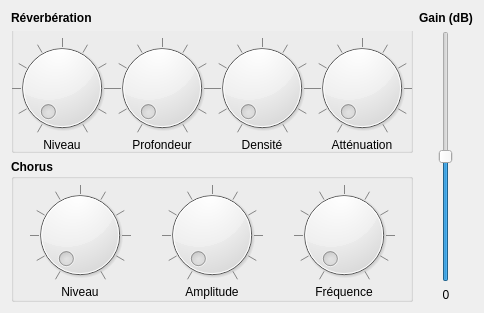
          <widget class="QFrame" name="soundFrame">
           <layout class="QGridLayout" name="gridLayout_7">
            <item row="1" column="1" rowspan="2">
             <layout class="QVBoxLayout" name="verticalLayout_4">
              <item>
               <widget class="QSlider" name="sliderGain">
                <property name="sizePolicy">
                 <sizepolicy hsizetype="Preferred" vsizetype="Expanding">
                  <horstretch>0</horstretch>
                  <verstretch>0</verstretch>
                 </sizepolicy>
                </property>
                <property name="minimum">
                 <number>-50</number>
                </property>
                <property name="maximum">
                 <number>50</number>
                </property>
                <property name="orientation">
                 <enum>Qt::Vertical</enum>
                </property>
                <property name="tickPosition">
                 <enum>QSlider::NoTicks</enum>
                </property>
                <property name="tickInterval">
                 <number>25</number>
                </property>
               </widget>
              </item>
              <item>
               <widget class="QLabel" name="labelGain">
                <property name="minimumSize">
                 <size>
                  <width>30</width>
                  <height>0</height>
                 </size>
                </property>
                <property name="text">
                 <string notr="true">0</string>
                </property>
                <property name="alignment">
                 <set>Qt::AlignCenter</set>
                </property>
               </widget>
              </item>
             </layout>
            </item>
            <item row="0" column="1">
             <widget class="QLabel" name="label_33">
              <property name="font">
               <font>
                <weight>75</weight>
                <bold>true</bold>
               </font>
              </property>
              <property name="text">
               <string>Gain (dB)</string>
              </property>
             </widget>
            </item>
            <item row="2" column="0">
             <widget class="QGroupBox" name="groupBoxChorus">
              <property name="sizePolicy">
               <sizepolicy hsizetype="Expanding" vsizetype="Preferred">
                <horstretch>0</horstretch>
                <verstretch>0</verstretch>
               </sizepolicy>
              </property>
              <property name="font">
               <font>
                <weight>75</weight>
                <bold>true</bold>
               </font>
              </property>
              <property name="title">
               <string>Chorus</string>
              </property>
              <property name="alignment">
               <set>Qt::AlignLeading|Qt::AlignLeft|Qt::AlignTop</set>
              </property>
              <property name="flat">
               <bool>true</bool>
              </property>
              <layout class="QGridLayout" name="gridLayout_3">
               <property name="leftMargin">
                <number>0</number>
               </property>
               <property name="topMargin">
                <number>6</number>
               </property>
               <property name="rightMargin">
                <number>0</number>
               </property>
               <property name="bottomMargin">
                <number>0</number>
               </property>
               <property name="spacing">
                <number>0</number>
               </property>
               <item row="1" column="0">
                <widget class="QLabel" name="label_10">
                 <property name="font">
                  <font>
                   <weight>50</weight>
                   <bold>false</bold>
                  </font>
                 </property>
                 <property name="text">
                  <string>Niveau</string>
                 </property>
                 <property name="alignment">
                  <set>Qt::AlignCenter</set>
                 </property>
                </widget>
               </item>
               <item row="0" column="2">
                <widget class="QDial" name="dialChoFrequence">
                 <property name="maximum">
                  <number>100</number>
                 </property>
                 <property name="notchTarget">
                  <double>10.000000000000000</double>
                 </property>
                 <property name="notchesVisible">
                  <bool>true</bool>
                 </property>
                </widget>
               </item>
               <item row="0" column="0">
                <widget class="QDial" name="dialChoNiveau">
                 <property name="minimumSize">
                  <size>
                   <width>0</width>
                   <height>100</height>
                  </size>
                 </property>
                 <property name="maximum">
                  <number>100</number>
                 </property>
                 <property name="notchTarget">
                  <double>10.000000000000000</double>
                 </property>
                 <property name="notchesVisible">
                  <bool>true</bool>
                 </property>
                </widget>
               </item>
               <item row="1" column="2">
                <widget class="QLabel" name="label_12">
                 <property name="font">
                  <font>
                   <weight>50</weight>
                   <bold>false</bold>
                  </font>
                 </property>
                 <property name="text">
                  <string>Fréquence</string>
                 </property>
                 <property name="alignment">
                  <set>Qt::AlignCenter</set>
                 </property>
                </widget>
               </item>
               <item row="1" column="1">
                <widget class="QLabel" name="label_11">
                 <property name="font">
                  <font>
                   <weight>50</weight>
                   <bold>false</bold>
                  </font>
                 </property>
                 <property name="text">
                  <string>Amplitude</string>
                 </property>
                 <property name="alignment">
                  <set>Qt::AlignCenter</set>
                 </property>
                </widget>
               </item>
               <item row="0" column="1">
                <widget class="QDial" name="dialChoAmplitude">
                 <property name="maximum">
                  <number>100</number>
                 </property>
                 <property name="notchTarget">
                  <double>10.000000000000000</double>
                 </property>
                 <property name="notchesVisible">
                  <bool>true</bool>
                 </property>
                </widget>
               </item>
              </layout>
             </widget>
            </item>
            <item row="0" column="0">
             <widget class="QLabel" name="label_19">
              <property name="font">
               <font>
                <weight>75</weight>
                <bold>true</bold>
               </font>
              </property>
              <property name="text">
               <string>Réverbération</string>
              </property>
             </widget>
            </item>
            <item row="1" column="0">
             <widget class="QGroupBox" name="groupBoxReverb">
              <property name="sizePolicy">
               <sizepolicy hsizetype="Expanding" vsizetype="Preferred">
                <horstretch>0</horstretch>
                <verstretch>0</verstretch>
               </sizepolicy>
              </property>
              <property name="font">
               <font>
                <weight>75</weight>
                <bold>true</bold>
               </font>
              </property>
              <property name="styleSheet">
               <string notr="true">QGroupBox{padding-top:20px; margin-top:-20px}</string>
              </property>
              <layout class="QGridLayout" name="gridLayout">
               <property name="leftMargin">
                <number>0</number>
               </property>
               <property name="topMargin">
                <number>6</number>
               </property>
               <property name="rightMargin">
                <number>0</number>
               </property>
               <property name="bottomMargin">
                <number>0</number>
               </property>
               <property name="spacing">
                <number>0</number>
               </property>
               <item row="2" column="0">
                <widget class="QLabel" name="label_6">
                 <property name="font">
                  <font>
                   <weight>50</weight>
                   <bold>false</bold>
                  </font>
                 </property>
                 <property name="text">
                  <string>Niveau</string>
                 </property>
                 <property name="alignment">
                  <set>Qt::AlignCenter</set>
                 </property>
                </widget>
               </item>
               <item row="0" column="0">
                <widget class="QDial" name="dialRevNiveau">
                 <property name="minimumSize">
                  <size>
                   <width>0</width>
                   <height>100</height>
                  </size>
                 </property>
                 <property name="maximum">
                  <number>100</number>
                 </property>
                 <property name="notchTarget">
                  <double>10.000000000000000</double>
                 </property>
                 <property name="notchesVisible">
                  <bool>true</bool>
                 </property>
                </widget>
               </item>
               <item row="0" column="1">
                <widget class="QDial" name="dialRevProfondeur">
                 <property name="maximum">
                  <number>100</number>
                 </property>
                 <property name="notchTarget">
                  <double>10.000000000000000</double>
                 </property>
                 <property name="notchesVisible">
                  <bool>true</bool>
                 </property>
                </widget>
               </item>
               <item row="0" column="2">
                <widget class="QDial" name="dialRevDensite">
                 <property name="maximum">
                  <number>100</number>
                 </property>
                 <property name="notchTarget">
                  <double>10.000000000000000</double>
                 </property>
                 <property name="notchesVisible">
                  <bool>true</bool>
                 </property>
                </widget>
               </item>
               <item row="0" column="3">
                <widget class="QDial" name="dialRevAttenuation">
                 <property name="maximum">
                  <number>100</number>
                 </property>
                 <property name="notchTarget">
                  <double>10.000000000000000</double>
                 </property>
                 <property name="notchesVisible">
                  <bool>true</bool>
                 </property>
                </widget>
               </item>
               <item row="2" column="1">
                <widget class="QLabel" name="label_7">
                 <property name="font">
                  <font>
                   <weight>50</weight>
                   <bold>false</bold>
                  </font>
                 </property>
                 <property name="text">
                  <string>Profondeur</string>
                 </property>
                 <property name="alignment">
                  <set>Qt::AlignCenter</set>
                 </property>
                </widget>
               </item>
               <item row="2" column="2">
                <widget class="QLabel" name="label_8">
                 <property name="font">
                  <font>
                   <weight>50</weight>
                   <bold>false</bold>
                  </font>
                 </property>
                 <property name="text">
                  <string>Densité</string>
                 </property>
                 <property name="alignment">
                  <set>Qt::AlignCenter</set>
                 </property>
                </widget>
               </item>
               <item row="2" column="3">
                <widget class="QLabel" name="label_9">
                 <property name="font">
                  <font>
                   <weight>50</weight>
                   <bold>false</bold>
                  </font>
                 </property>
                 <property name="text">
                  <string>Atténuation</string>
                 </property>
                 <property name="alignment">
                  <set>Qt::AlignCenter</set>
                 </property>
                </widget>
               </item>
              </layout>
             </widget>
            </item>
           </layout>
          </widget>
